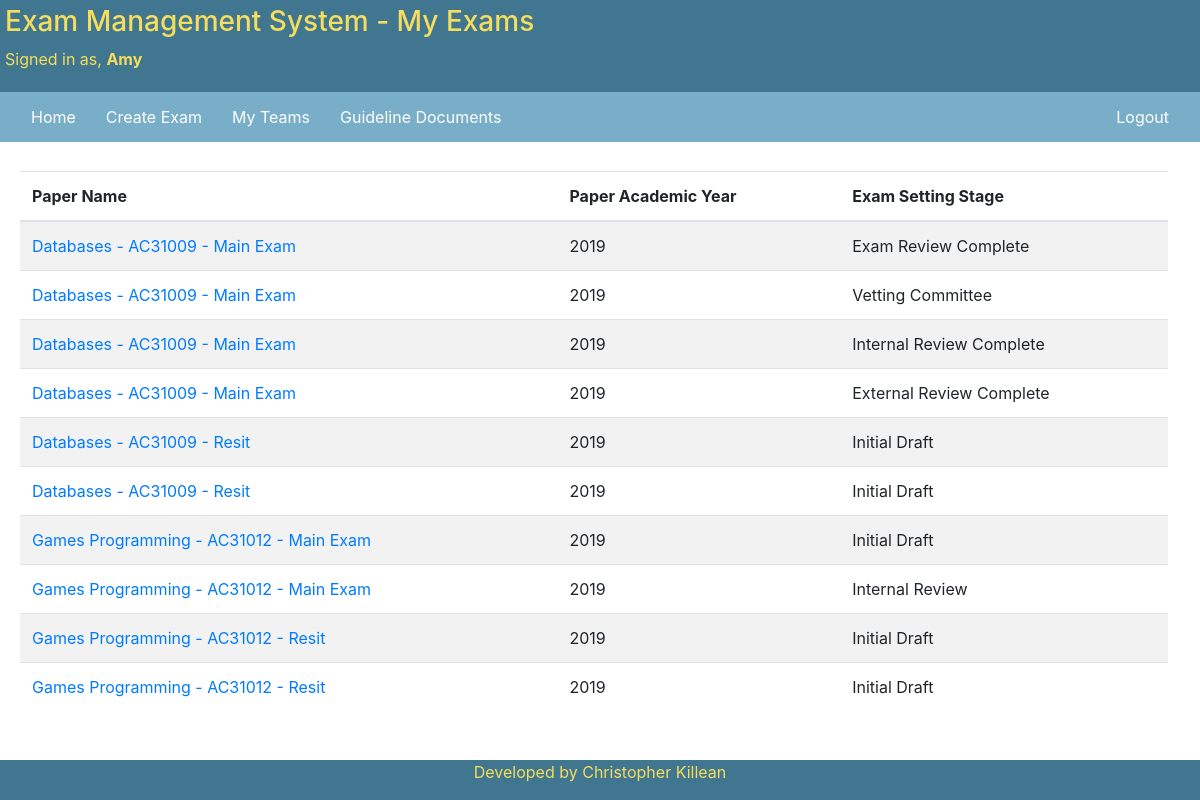
/exam_papers/my-papers/ (signed in), run on the app's committed database.
### accounts/models.py (models this page shows, shortened)
class CustomUser(AbstractUser):
    USER_ROLE_CHOICES = [
        ('EXAM_STAFF', 'Exam Staff'),
        ('EXTERNAL_EXAMINER', 'External Examiner'),
        ('SCHOOL_OFFICE', 'School Office'),
    ]
    user_role = models.CharField(
        choices=USER_ROLE_CHOICES,
        null=False, default='',
        max_length=19
    )
    first_name = models.CharField(
        max_length=40,
        blank=False
    )
    last_name = models.CharField(
        max_length=100,
        blank=False
    )
    email = models.EmailField(
        max_length=100,
        blank=False,
        default='',
        unique=True
    )
    date_joined = models.DateTimeField(
        default=timezone.now
    )
    is_superuser = models.BooleanField(
        default=False
    )
    is_active = models.BooleanField(
        default=True
    )
    REQUIRED_FIELDS = ['user_role', 'first_name', 'last_name', 'email']

### exam_paper/models.py (models this page shows, shortened)
class ExamPaper(models.Model):
    Exam_Stages_Options = [
        ('INITIAL_DRAFT', 'Initial Draft'),
        ('INTERNAL_REVIEW', 'Internal Review'),
        ('INTERNAL_REVIEW_COMPLETE', 'Internal Review Complete'),
        ('VETTING_COMMITTEE', 'Vetting Committee'),
        ('VETTING_COMMITTEE_COMPLETE', 'Vetting Committee Review Complete'),
        ('EXTERNAL_REVIEW', 'External Review'),
        ('EXTERNAL_REVIEW_COMPLETE', 'External Review Complete'),
        ('PAPER_FINALISED', 'Paper Finalised'),
        ('EXAM_REPORT', 'Exam Marker Report Submitted'),
        ('REPORTS_COMPLETED', 'Exam Review Complete')
    ]
    paper_team = models.ForeignKey(
        Team,
        null=False,
        on_delete=models.PROTECT,
        related_name='paper_team_set'
    )
    paper_creation_stage = models.CharField(
        choices=Exam_Stages_Options,
        null=False,
        max_length=30,
        default='INITIAL_DRAFT'
    )
    requires_resit_paper = models.BooleanField(
        default=False
    )
    main_exam = models.BooleanField(
        default=True
    )
    module_exam = models.ForeignKey(
        ModuleDetail,
        null=False,
        on_delete=models.PROTECT,
        related_name='exam_module_set'
    )
    exam_paper_type = models.ForeignKey(
        ExamType,
        null=False,
        on_delete=models.PROTECT,
        related_name='exam_type_set'
    )
    paper_review_deadlines = models.ForeignKey(
        SubmissionDeadlines,
        null=False,
        on_delete=models.PROTECT,
        related_name='paper_deadlines_set'
    )
    submission_initial_draft = models.DateField(
        null=True
    )
    submission_internal_review_response = models.DateField(
        null=True
    )
    submission_internal_review_amendments = models.DateField(
        null=True
    )
    submission_vetting_committee_response = models.DateField(
        null=True
    )
    submission_vetting_committee_amendments = models.DateField(
        null=True
    )
    submission_external_review_response = models.DateField(
        null=True
    )
    submission_school_office = models.DateField(
        null=True
    )
    submission_exam_marker_report = models.DateField(
        null=True
    )
    submission_moderator_report = models.DateField(
        null=True
    )
    active = models.BooleanField(
        null=False,
        default=True
    )

### details/models.py (models this page shows, shortened)
class ModuleDetail(models.Model):
    module_code = models.CharField(
        'Module Code',
        max_length=7,
        null=False,
        validators=[MinLengthValidator(7)],
        unique=True
    )
    module_name = models.CharField(
        max_length=100,
        null=False,
        unique=True
    )
    active = models.BooleanField(
        null=False,
        editable=True,
        unique=False,
        default=True
    )
    def __str__(self):
        return self.module_name + ' - ' + self.module_code

class SubmissionDeadlines(models.Model):
    name = models.CharField(
        max_length=50,
        null=False,
        unique=False,
    )
    academic_start_year = models.PositiveIntegerField(
        'Academic Start Year',
        null=False,
        unique=False,
    )
    initial_draft_submission = models.DateField(
        null=False,
        unique=False,
    )
    internal_review_response = models.DateField(
        null=False,
        unique=False,
    )
    internal_review_amendments = models.DateField(
        null=False,
        unique=False
    )
    vetting_committee_response = models.DateField(
        null=False,
        unique=False,
    )
    vetting_committee_amendments = models.DateField(
        null=False,
        unique=False
    )
    external_review_response = models.DateField(
        null=False,
        unique=False,
    )
    school_office_submission = models.DateField(
        null=False,
        unique=False,
    )
    active = models.BooleanField(
        null=False,
        unique=False,
        default=True,
    )

### exam_paper/views.py (the view)
# urls.py: path('my-papers/', UserExamPapers.as_view(),
class UserExamPapers(LoginRequiredMixin, ListView):
    model = ExamPaper
    context_object_name = 'user_exams'
    template_name = 'exam_papers/my_exams.html'
    def get_queryset(self):
        user_teams = get_user_teams(self)
        user_exams = ExamPaper.objects.filter(paper_team_id__in=user_teams).order_by(
            'paper_review_deadlines__academic_start_year',
            'module_exam__module_name',
            '-main_exam'
        )
        return user_exams

### teams/custom_methods.py (called while the page is built)
def get_user_teams(self):
    target_user = self.request.user
    found_teams = Team.objects.filter(
        Q(exam_setter=target_user) | Q(internal_reviewer=target_user) |
        Q(vetting_committee=target_user) | Q(external_examiner=target_user) |
        Q(school_office=target_user) | Q(observer=target_user))
    return found_teams

### templates/exam_papers/my_exams.html (shortened to what this page needs)
{%  extends 'base.html' %}
{% block header_page_info %}
- My Exams
{% endblock %}
{% block navbar %}
    <a href="{% url 'accounts:account_home' %}">Home</a>
    {% if request.user.user_role == 'EXAM_STAFF' %}
        <a href="{% url 'exam_paper:create-exam' %}">Create Exam</a>
    {% endif %}
    <a href="{% url 'teams:my-teams' %}">My Teams</a>
    <a href="{% url 'details:guideline-documents' %}">Guideline Documents</a>
    {% if request.user.is_superuser %}
        <a class="ml-auto" href="{% url 'admin:index' %}">Admin Site</a>
        <a href="{% url 'accounts:logout' %}">Logout</a>
    {% else %}
        <a class="ml-auto" href="{% url 'accounts:logout' %}">Logout</a>
    {% endif %}
{% endblock %}
{% block body %}
    <br>
    <div class="container-fluid">
        <table class="table table-striped">
            <thead>
                <tr>
                    <th>Paper Name</th>
                    <th>Paper Academic Year</th>
                    <th>Exam Setting Stage</th>
                </tr>
            </thead>
            <tbody>
            {% for u in user_exams %}
                <tr>
                    <td>
                        <a href="{% url 'exam_paper:exam-paper-overview' exam_paper_ref=u.id %}">{{ u.module_exam }} -
                        {% if u.main_exam %}
                        Main Exam
                        {% else %}
                        Resit
                        {% endif %}
                        </a>
                    </td>
                    <td>{{ u.paper_review_deadlines.academic_start_year }}</td>
                    <td>{{ u.get_paper_creation_stage_display }}</td>
                </tr>
            {% endfor %}
        </table>
    </div>
{% endblock %}

### templates/base.html (shortened to what this page needs)
<!DOCTYPE html>
<html lang="en-gb">
    <head>
        <link rel="stylesheet" href="https://maxcdn.bootstrapcdn.com/bootstrap/4.3.1/css/bootstrap.min.css">
    </head>
    <body>
    <div class="header">
        <h3>Exam Management System
            {% block header_page_info %}
            {% endblock %}
        </h3>
        {% block header_signed_in_users %}
            <p class="text-black mr-auto">Signed in as, <strong>{{ user.get_short_name }}</strong></p>
        {% endblock %}
    </div>
    <div class="navbar">
        {% block navbar %}
        {% endblock %}
    </div>
    <div class="body">
    {% block body %}
    {% endblock %}
    </div>
    <div class="footer">
        <p>Developed by Christopher Killean</p>
    </div>
    </body>
</html>

### templates/base.html (style rules this page uses)
* { box-sizing: border-box; }
.header { padding-top: 0px; padding: 5px; text-align: justify; background-color: #417690; color: #f5dd5d; }
.navbar { background-color: #79aec8; }
.navbar a { color: white; padding: 5px 15px; text-decoration: none; text-align: center; }
.body { width: 99%; padding: 5px; padding-bottom: 45px; }
.footer { margin-top: 10px; text-align: center; background-color: #417690; color: #f5dd5d; position: fixed; bottom: 0px; padding-left: 5px; padding-right: 5px; width: 100%; }

### data on the page
CustomUser: get_short_name "Amy"
ExamPaper: module_exam "Databases - AC31009", main_exam "Main Exam", paper_review_deadlines.academic_start_year "2019", paper_creation_stage "Exam Review Complete"
ExamPaper: module_exam "Databases - AC31009", main_exam "Main Exam", paper_review_deadlines.academic_start_year "2019", paper_creation_stage "Vetting Committee"
ExamPaper: module_exam "Databases - AC31009", main_exam "Main Exam", paper_review_deadlines.academic_start_year "2019", paper_creation_stage "Internal Review Complete"
ExamPaper: module_exam "Databases - AC31009", main_exam "Main Exam", paper_review_deadlines.academic_start_year "2019", paper_creation_stage "External Review Complete"
ExamPaper: module_exam "Databases - AC31009", main_exam "Resit", paper_review_deadlines.academic_start_year "2019", paper_creation_stage "Initial Draft"
ExamPaper: module_exam "Databases - AC31009", main_exam "Resit", paper_review_deadlines.academic_start_year "2019", paper_creation_stage "Initial Draft"
ExamPaper: module_exam "Games Programming - AC31012", main_exam "Main Exam", paper_review_deadlines.academic_start_year "2019", paper_creation_stage "Initial Draft"
ExamPaper: module_exam "Games Programming - AC31012", main_exam "Main Exam", paper_review_deadlines.academic_start_year "2019", paper_creation_stage "Internal Review"
ExamPaper: module_exam "Games Programming - AC31012", main_exam "Resit", paper_review_deadlines.academic_start_year "2019", paper_creation_stage "Initial Draft"
ExamPaper: module_exam "Games Programming - AC31012", main_exam "Resit", paper_review_deadlines.academic_start_year "2019", paper_creation_stage "Initial Draft"
